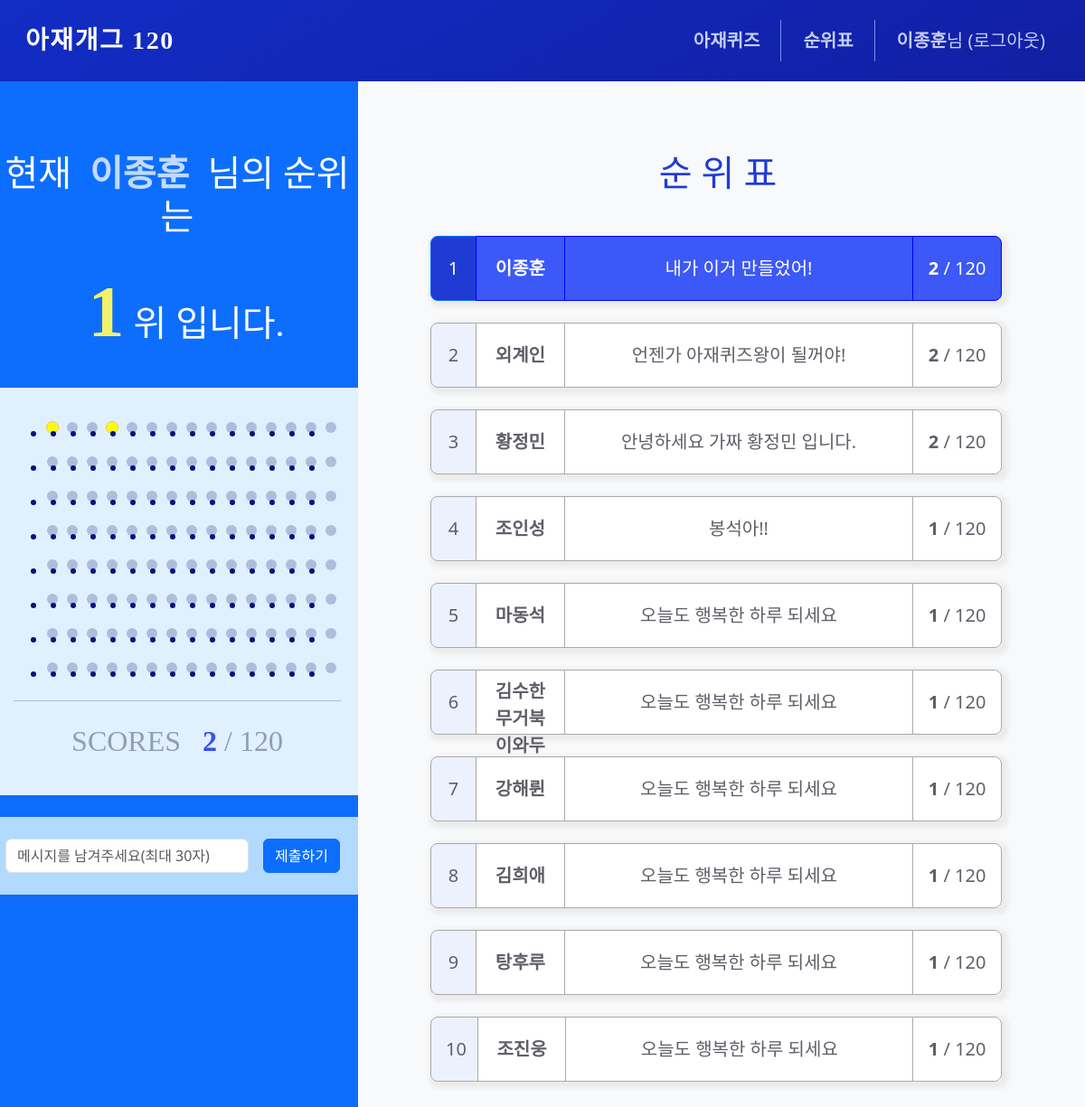
The page /rank/status/ (signed in) on the database its author committed.
### homepage/models.py (models this page shows)
class Users(db.Model):
    __tablename__ = 'users'
    id = db.Column(db.Integer, primary_key=True)
    username = db.Column(db.String(50), unique=True, nullable=False)
    password = db.Column(db.String(200), nullable=False)
    email = db.Column(db.String(120), unique=True, nullable=False)
    comment = db.Column(db.String(20), nullable=True)
    @classmethod
    def get_users_data(cls):
        users = cls.query.join(Solved, cls.id == Solved.user_id).group_by(cls.id).order_by(
            db.func.count(Solved.quiz_id).desc()
        ).all()
        for user in users:
            user.comment = user.comment or '오늘도 행복한 하루 되세요'
            user.quiz_id_count = Solved.query.filter_by(user_id=user.id).count()
        return users

### homepage/views/rank_views.py (the view)
@bp.route('/status/', methods=('GET', 'POST'))
@login_required
def rank():
    solved = Solved.query.filter_by(user_id=g.user.id).all()
    solved_quiz_ids = []
    for solve in solved:
        solved_quiz_ids.append(solve.quiz_id)
    all_user_data = Users.get_users_data()
    form = RankForm()
    if request.method == 'POST' and form.validate_on_submit():
        user = Users.query.filter_by(id=g.user.id).first()
        user.comment = form.comment.data
        db.session.commit()
        return redirect(url_for('rank.rank'))
    return render_template('rank/rank.html', solved_quiz_ids=solved_quiz_ids, all_user_data=all_user_data, form = form)

### homepage/forms.py
class RankForm(FlaskForm):
    comment = StringField('코멘트', validators=[DataRequired(), Length(max=30, message='글자수는 최대 30자까지 가능합니다.')])

### homepage/views/auth_views.py (called while the page is built)
@bp.before_app_request
def load_logged_in_user():
    user_id = session.get('user_id')
    if user_id is None:
        g.user = None
    else:
        g.user = Users.query.get(user_id)

def login_required(view):
    @functools.wraps(view)
    def wrapped_view(*args, **kwargs):
        if g.user is None:
            _next = request.url if request.method == 'GET' else ''
            return redirect(url_for('auth.login', next=_next))
        return view(*args, **kwargs)
    return wrapped_view

### homepage/templates/rank/rank.html (shortened to what this page needs)
{% extends 'base.html' %}
{% block content %}
<link rel="stylesheet" href="https://cdnjs.cloudflare.com/ajax/libs/meyer-reset/2.0/reset.min.css" />
<div class="nav-background-behind"></div>
<div class="container-fruid whole_wrap">
    <div class="row">
        <div class="col-lg-4 quiz_wrap bg-primary">
            <div class="d-flex flex-wrap justify-content-center align-items-start mx-3 my-4 p-3">
                <div class="container-fruid ms-2">
                    <div class="mx-2 my-4 text-center">
                        {% if solved_quiz_ids == [] %}
                            <h1 class="rank-text-user">현재&nbsp;&nbsp;<b class="text-white text-opacity-75">{{
                                    g.user.username }}</b>&nbsp;&nbsp;님은</h1>
                            <h1 class="rank-text-user">풀어낸 퀴즈가 없습니다.</h1>
                        {% else %}
                            <h1 class="rank-text-user">현재&nbsp;&nbsp;<b class="text-white text-opacity-75">{{
                                    g.user.username }}</b>&nbsp;&nbsp;님의 순위는</h1>
                            <h1 class="rank-text-user"><b class="rank-number-user">
                                    {% for user in all_user_data %}{% if user.id == g.user.id %}{{ loop.index }}{% endif
                                    %}{% endfor %}</b>위 입니다.</h1>
                        {% endif %}
                    </div>
                    <div class="rank-scores-box">
                        <div class="">
                            {% for i in range(1, 9)%}
                            <ul class="circles">
                                {% for j in range((15*(i-1))+1,(15*(i-1))+16) %}
                                {% if j in solved_quiz_ids %}
                                <li class="rank-circle-solved" id="score{{ j }}"></li>
                                {% else %}
                                <li class="rank-circle" id="score{{ j }}"></li>
                                {% endif %}
                                {% endfor %}
                            </ul>
                            {% endfor %}
                        </div>
                        <div class="text-center rank-scores-text">
                            <h2>SCORES&nbsp;&nbsp;&nbsp;<b class="rank-scores-number">{{
                                    solved_quiz_ids|length }}</b>&nbsp;/&nbsp;120</h2>
                        </div>
                    </div>
                    <div class="rank-input-box">
                        <form class="row g-3" method="POST" action=""
                            style="margin-bottom : calc(-1 * var(--bs-gutter-y));">
                            <div class="col-auto" style="width:72%;">
                                <input class="form-control" type="text" id="comment" name="comment"
                                    value="{{ form.comment.data or '' }}" placeholder="메시지를 남겨주세요(최대 30자)">
                            </div>
                            <div class="col-auto" style="width:28%;">
                                <button type="submit" id="messageBtn" class="btn btn-primary mb-3">제출하기</button>
                            </div>
                        </form>
                    </div>
                </div>
            </div>
        </div>
        <div class="col-sm-8 quiz_wrap bg-light">
            <div class="d-flex flex-wrap justify-content-center align-items-start mx-3 my-4 p-3">
                <div class="container">
                    <div class="mx-3 my-4 text-center">
                        <h1 class="rank-text">순 위 표</h1>
                    </div>
                    {% for user in all_user_data %}
                    <div class="row m-4 pe-4">
                        <div class="btn-group btn-group-lg rank-group" role="group" aria-label="Large button group">
                            {% if loop.index == 1 %}
                            <button type="button" class="col-1 btn btn-primary rank-1st-number" disabled>{{
                                loop.index }}</button>
                            <button type="button" class="col-2 btn btn-primary rank-1st-content" disabled><b
                                    class="fw-bold">{{user.username}}</b></button>
                            <button type="button" class="col-8 btn btn-primary rank-1st-content"
                                disabled>{{user.comment}}</button>
                            <button type="button" class="col-2 btn btn-primary rank-1st-content" disabled><b
                                    class="fw-bold">{{user.quiz_id_count}}</b> / 120</button>
                            {% else %}
                            <button type="button" class="col-1 btn btn-primary rank-nth-number" disabled>{{
                                loop.index }}</button>
                            <button type="button" class="col-2 btn btn-outline-primary rank-nth-content" disabled><b
                                    class="fw-bold">{{user.username}}</b></button>
                            <button type="button" class="col-8 btn btn-outline-primary rank-nth-content"
                                disabled>{{user.comment}}</button>
                            <button type="button" class="col-2 btn btn-outline-primary rank-nth-content" disabled><b
                                    class="fw-bold">{{user.quiz_id_count}}</b> / 120</button>
                            {% endif %}
                        </div>
                    </div>
                    {% endfor %}
                </div>
            </div>
        </div>
    </div>
</div>
{% endblock %}

### homepage/templates/base.html (shortened to what this page needs)
<!doctype html>
<html lang="ko">
<head>
    <link rel="stylesheet" href="{{ url_for('static', filename='bootstrap.min.css') }}">
    <link rel="stylesheet" href="{{ url_for('static', filename='style.css') }}">
</head>
<body>
{% include "navbar.html" %}
{% block content %}
{% endblock %}
</body>
</html>

### homepage/templates/navbar.html (shortened to what this page needs)
<nav class="navbar navbar-expand-lg navbar-light nav-gradient-background" style="
    position: absolute; width: 100%; z-index: 9999;" id="navbar">
    <div class="container-fluid">
        <a class="navbar-brand text-light fw-bold p-3 fs-3 nav-font nav-line-height"
            href="{{ url_for('main.index') }}">아재개그&nbsp;120</a>
        {% if g.user %}
        <div class="collapse navbar-collapse justify-content-end px-2 fs-5" id="navbarSupportedContent"
            style="flex-grow:0;">
            <ul class="navbar-nav me-3">
                {% if all_user_data %}
                <li class="nav-item me-3 nav-rank">
                    <a class="nav-link text-nav" href="{{ url_for('status.show') }}"><b class="fw-bold">아재퀴즈</b></a>
                </li>
                {% endif %}
                <li class="nav-item me-3 nav-rank">
                    <a class="nav-link text-nav" href="{{ url_for('rank.rank') }}"><b class="fw-bold">순위표</b></a>
                </li>
                <li class="nav-item">
                    <a class="nav-link text-nav" href="{{ url_for('auth.logout') }}"><b class="fw-bold">{{
                            g.user.username }}</b>님 (로그아웃)</a>
                </li>
            </ul>
                {% endif %}
            </div>
        </div>
</nav>

### homepage/static/style.css (style rules this page uses)
html, body { scroll-behavior: smooth; }
body { overflow: hidden; }
.rank-text { padding: 20px; font-family: 'EliceDigitalBaeum_Bold'; color: #203bd4; font-size: 2.5em; margin-right: 20px; }
.rank-text-user { padding-top: 20px; padding-bottom: 4px; font-family: 'EliceDigitalBaeum_Bold'; color: #ffffff; font-size: 2.5em; }
.rank-number-user { color:#f3f169; padding-left:20px; padding-right:10px; font-size: 2em; }
.rank-scores-number { color: #3551f1; }
.rank-scores-text { margin-top:25px; border-top: 1px solid #acbeda; padding-top:25px; font-family: 'EliceDigitalBaeum_Bold'; color: #8f9eb3; font-size: 1.2em; }
.rank-scores-box { padding: 2rem 2rem; margin-top: 2rem; border: 1px solid transparent; border-radius: 0.6rem; color: #091181; background-color: #e1f0ff; border-color: #e1e9ee; box-shadow: 3px 3px 5px 4px rgb(77, 71, 71, 0.05); }
.rank-group { height: 4.5rem; box-shadow: 3px 3px 5px 4px rgb(77, 71, 71, 0.075); padding-left: 0 !important; padding-right: 0 !important; }
.rank-circle { background-color: #acbeda; width: 12px; height: 12px; border-radius: 50%; margin: 5px; }
.rank-input-box { padding: 1.5rem 1.5rem; margin-top: 1.5rem; border-radius: 0.6rem; color: #091181; background-color: #b2daff; border-color: #e1e9ee; box-shadow: 3px 3px 5px 4px rgb(77, 71, 71, 0.05); }
.rank-1st-number:disabled { background-color: #203bd4; }
.rank-1st-content:disabled { background-color: #3c58f7; border: 1px solid blue; }
.rank-nth-number:disabled { color: #605f69; background-color: #ecf1fd; border: 1px solid #aaa; }
.rank-nth-content:disabled { color: #605f69; background-color: #fff; border: 1px solid #aaa; }
.btn-group button:disabled { opacity: 100%; }
.circles { display: flex; flex-wrap: nowrap; justify-content: center; align-items: center; }
.nav-font { font-family: 'EliceDigitalBaeum_Bold'; letter-spacing: 0.1rem; }
.nav-line-height { line-height: 1.5; }
.nav-gradient-background { background: linear-gradient(-30deg, #121b9c, #1622ce, #111a97, #122dc5); background-size: 400% 400%; animation: gradient 8s ease infinite; }
.nav-background-behind { position: fixed; width: 100%; height: 85px; }
.whole_wrap { overflow: hidden; height: 100vh; padding-top: 85px; }
.text-nav { color: #c4cef0 !important; }

### rows shown on the page
Users: user.username "이종훈", username "이종훈", comment "내가 이거 만들었어!", quiz_id_count "2"
Users: username "외계인", comment "언젠가 아재퀴즈왕이 될꺼야!", quiz_id_count "2"
Users: username "황정민", comment "안녕하세요 가짜 황정민 입니다.", quiz_id_count "2"
Users: username "조인성", comment "봉석아!!", quiz_id_count "1"
Users: username "마동석", comment "오늘도 행복한 하루 되세요", quiz_id_count "1"
Users: username "김수한무거북이와두루미", comment "오늘도 행복한 하루 되세요", quiz_id_count "1"
Users: username "강해륀", comment "오늘도 행복한 하루 되세요", quiz_id_count "1"
Users: username "김희애", comment "오늘도 행복한 하루 되세요", quiz_id_count "1"
Users: username "탕후루", comment "오늘도 행복한 하루 되세요", quiz_id_count "1"
Users: username "조진웅", comment "오늘도 행복한 하루 되세요", quiz_id_count "1"

### other values the page prints
{{ solved_quiz_ids|length }} "2"
